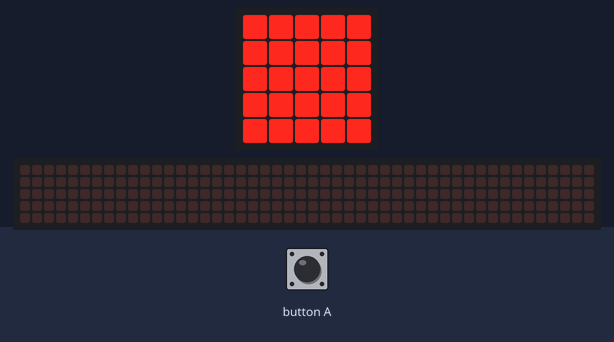
Bench run of a program on a simulated BBC micro:bit (MakeCode). On the bench: the board's 5×5 LED display, a strip that is not on the board, showing the scrolling text unrolled. The test bench sets the inputs (shaded band). The 48×5 strip is a reading aid, not a part: it shows the text the display is scrolling, unrolled, one strip-width of it at a time.

Above: at 10.1 s.
At 18.8 s:
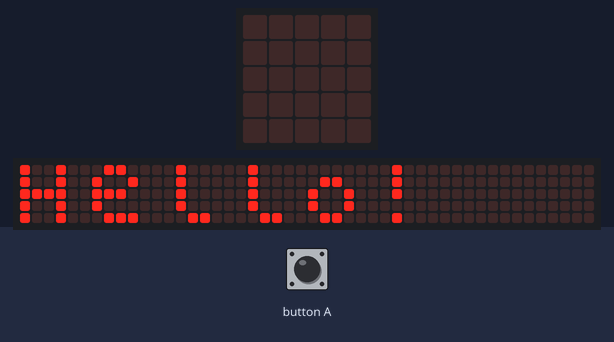
20.8 s: button A pressed for 0.15 s
At 24.2 s:
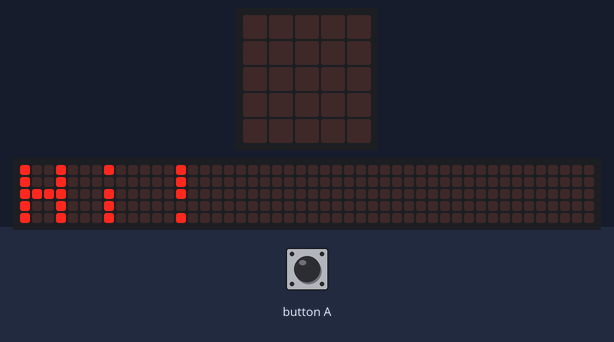
At 25.4 s:
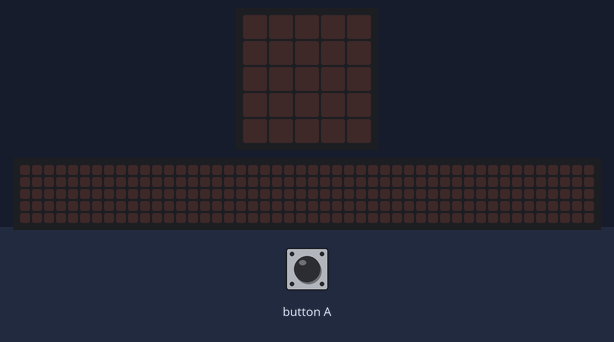

Measured:
- after the input at 20.8 s, the display: changes after 0.15 s (image 2)
- what the display in image 0 shows lasts 0.8 s, from 10.0 s to 10.8 s

The program:

main.ts
```typescript
input.onButtonPressed(Button.A, function () {
    basic.showString("Hi!")
})
basic.showLeds(`
    . . . . .
    . . . . .
    . . . . .
    . . . . .
    . . . . .
    `)
basic.showLeds(`
    . . . . .
    . . . . .
    . . # . .
    . . . . .
    . . . . .
    `)
basic.showLeds(`
    . . . . .
    . . . . .
    . . # # .
    . . . . .
    . . . . .
    `)
basic.showLeds(`
    . . . . .
    . . . # .
    . . # # .
    . . . . .
    . . . . .
    `)
basic.showLeds(`
    . . . . .
    . . # # .
    . . # # .
    . . . . .
    . . . . .
    `)
basic.showLeds(`
    . . . . .
    . # # # .
    . . # # .
    . . . . .
    . . . . .
    `)
basic.showLeds(`
    . . . . .
    . # # # .
    . # # # .
    . . . . .
    . . . . .
    `)
basic.showLeds(`
    . . . . .
    . # # # .
    . # # # .
    . # . . .
    . . . . .
    `)
basic.showLeds(`
    . . . . .
    . # # # .
    . # # # .
    . # # . .
    . . . . .
    `)
basic.showLeds(`
    . . . . .
    . # # # .
    . # # # .
    . # # # .
    . . . . .
    `)
basic.showLeds(`
    . . . . .
    . # # # .
    . # # # .
    . # # # #
    . . . . .
    `)
basic.showLeds(`
    . . . . .
    . # # # .
    . # # # #
    . # # # #
    . . . . .
    `)
basic.showLeds(`
    . . . . .
    . # # # #
    . # # # #
    . # # # #
    . . . . .
    `)
basic.showLeds(`
    . . . . #
    . # # # #
    . # # # #
    . # # # #
    . . . . .
    `)
basic.showLeds(`
    . . . # #
    . # # # #
    . # # # #
    . # # # #
    . . . . .
    `)
basic.showLeds(`
    . . # # #
    . # # # #
    . # # # #
    . # # # #
    . . . . .
    `)
basic.showLeds(`
    . # # # #
    . # # # #
    . # # # #
    . # # # #
    . . . . .
    `)
basic.showLeds(`
    # # # # #
    . # # # #
    . # # # #
    . # # # #
    . . . . .
    `)
basic.showLeds(`
    # # # # #
    # # # # #
    . # # # #
    . # # # #
    . . . . .
    `)
basic.showLeds(`
    # # # # #
    # # # # #
    # # # # #
    . # # # #
    . . . . .
    `)
basic.showLeds(`
    # # # # #
    # # # # #
    # # # # #
    # # # # #
    . . . . .
    `)
basic.showLeds(`
    # # # # #
    # # # # #
    # # # # #
    # # # # #
    # . . . .
    `)
basic.showLeds(`
    # # # # #
    # # # # #
    # # # # #
    # # # # #
    # # . . .
    `)
basic.showLeds(`
    # # # # #
    # # # # #
    # # # # #
    # # # # #
    # # # . .
    `)
basic.showLeds(`
    # # # # #
    # # # # #
    # # # # #
    # # # # #
    # # # # .
    `)
basic.showLeds(`
    # # # # #
    # # # # #
    # # # # #
    # # # # #
    # # # # #
    `)
basic.showLeds(`
    # # # # #
    # # # # #
    # # # # #
    # # # # #
    # # # # #
    `)
basic.showLeds(`
    . . . . .
    . . . . .
    . . . . .
    . . . . .
    . . . . .
    `)
basic.showLeds(`
    # # # # #
    # # # # #
    # # # # #
    # # # # #
    # # # # #
    `)
basic.showLeds(`
    . . . . .
    . . . . .
    . . . . .
    . . . . .
    . . . . .
    `)
basic.showLeds(`
    # # # # #
    # # # # #
    # # # # #
    # # # # #
    # # # # #
    `)
basic.showLeds(`
    . . . . .
    . . . . .
    . . . . .
    . . . . .
    . . . . .
    `)
basic.showLeds(`
    # # # # #
    # # # # #
    # # # # #
    # # # # #
    # # # # #
    `)
basic.clearScreen()
basic.showString("Hello!")
```

test.ts
```typescript
// テストはここに来ます。このパッケージが拡張機能として使用されるときにはコンパイルされません。
```
